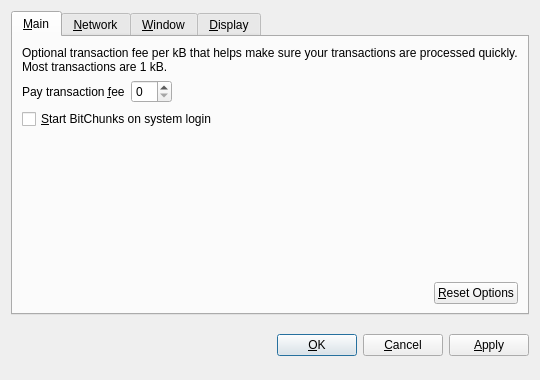
<?xml version="1.0" encoding="UTF-8"?>
<ui version="4.0">
 <class>OptionsDialog</class>
 <widget class="QDialog" name="OptionsDialog">
  <property name="geometry">
   <rect>
    <x>0</x>
    <y>0</y>
    <width>540</width>
    <height>380</height>
   </rect>
  </property>
  <property name="windowTitle">
   <string>Options</string>
  </property>
  <property name="modal">
   <bool>true</bool>
  </property>
  <layout class="QVBoxLayout" name="verticalLayout">
   <item>
    <widget class="QTabWidget" name="tabWidget">
     <property name="tabPosition">
      <enum>QTabWidget::North</enum>
     </property>
     <property name="currentIndex">
      <number>0</number>
     </property>
     <widget class="QWidget" name="tabMain">
      <attribute name="title">
       <string>&amp;Main</string>
      </attribute>
      <layout class="QVBoxLayout" name="verticalLayout_Main">
       <item>
        <widget class="QLabel" name="transactionFeeInfoLabel">
         <property name="text">
          <string>Optional transaction fee per kB that helps make sure your transactions are processed quickly. Most transactions are 1 kB.</string>
         </property>
         <property name="textFormat">
          <enum>Qt::PlainText</enum>
         </property>
         <property name="wordWrap">
          <bool>true</bool>
         </property>
        </widget>
       </item>
       <item>
        <layout class="QHBoxLayout" name="horizontalLayout_1_Main">
         <item>
          <widget class="QLabel" name="transactionFeeLabel">
           <property name="text">
            <string>Pay transaction &amp;fee</string>
           </property>
           <property name="textFormat">
            <enum>Qt::PlainText</enum>
           </property>
           <property name="buddy">
            <cstring>transactionFee</cstring>
           </property>
          </widget>
         </item>
         <item>
          <widget class="BitcoinAmountField" name="transactionFee"/>
         </item>
         <item>
          <spacer name="horizontalSpacer_1_Main">
           <property name="orientation">
            <enum>Qt::Horizontal</enum>
           </property>
           <property name="sizeHint" stdset="0">
            <size>
             <width>40</width>
             <height>20</height>
            </size>
           </property>
          </spacer>
         </item>
        </layout>
       </item>
       <item>
        <widget class="QCheckBox" name="bitcoinAtStartup">
         <property name="toolTip">
          <string>Automatically start BitChunks after logging in to the system.</string>
         </property>
         <property name="text">
          <string>&amp;Start BitChunks on system login</string>
         </property>
        </widget>
       </item>
       <item>
        <spacer name="verticalSpacer_Main">
         <property name="orientation">
          <enum>Qt::Vertical</enum>
         </property>
         <property name="sizeHint" stdset="0">
          <size>
           <width>20</width>
           <height>40</height>
          </size>
         </property>
        </spacer>
       </item>
       <item>
        <layout class="QHBoxLayout" name="horizontalLayout_2_Main">
         <item>
          <spacer name="horizontalSpacer_2_Main">
           <property name="orientation">
            <enum>Qt::Horizontal</enum>
           </property>
           <property name="sizeHint" stdset="0">
            <size>
             <width>40</width>
             <height>20</height>
            </size>
           </property>
          </spacer>
         </item>
         <item>
          <widget class="QPushButton" name="resetButton">
           <property name="toolTip">
            <string>Reset all client options to default.</string>
           </property>
           <property name="text">
            <string>&amp;Reset Options</string>
           </property>
           <property name="autoDefault">
            <bool>false</bool>
           </property>
          </widget>
         </item>
        </layout>
       </item>
      </layout>
     </widget>
     <widget class="QWidget" name="tabNetwork">
      <attribute name="title">
       <string>&amp;Network</string>
      </attribute>
      <layout class="QVBoxLayout" name="verticalLayout_Network">
       <item>
        <widget class="QCheckBox" name="mapPortUpnp">
         <property name="toolTip">
          <string>Automatically open the BitChunks client port on the router. This only works when your router supports UPnP and it is enabled.</string>
         </property>
         <property name="text">
          <string>Map port using &amp;UPnP</string>
         </property>
        </widget>
       </item>
       <item>
        <widget class="QCheckBox" name="connectSocks">
         <property name="toolTip">
          <string>Connect to the BitChunks network through a SOCKS proxy (e.g. when connecting through Tor).</string>
         </property>
         <property name="text">
          <string>&amp;Connect through SOCKS proxy:</string>
         </property>
        </widget>
       </item>
       <item>
        <layout class="QHBoxLayout" name="horizontalLayout_Network">
         <item>
          <widget class="QLabel" name="proxyIpLabel">
           <property name="text">
            <string>Proxy &amp;IP:</string>
           </property>
           <property name="textFormat">
            <enum>Qt::PlainText</enum>
           </property>
           <property name="buddy">
            <cstring>proxyIp</cstring>
           </property>
          </widget>
         </item>
         <item>
          <widget class="QValidatedLineEdit" name="proxyIp">
           <property name="maximumSize">
            <size>
             <width>140</width>
             <height>16777215</height>
            </size>
           </property>
           <property name="toolTip">
            <string>IP address of the proxy (e.g. 127.0.0.1)</string>
           </property>
          </widget>
         </item>
         <item>
          <widget class="QLabel" name="proxyPortLabel">
           <property name="text">
            <string>&amp;Port:</string>
           </property>
           <property name="textFormat">
            <enum>Qt::PlainText</enum>
           </property>
           <property name="buddy">
            <cstring>proxyPort</cstring>
           </property>
          </widget>
         </item>
         <item>
          <widget class="QLineEdit" name="proxyPort">
           <property name="maximumSize">
            <size>
             <width>55</width>
             <height>16777215</height>
            </size>
           </property>
           <property name="toolTip">
            <string>Port of the proxy (e.g. 9050)</string>
           </property>
          </widget>
         </item>
         <item>
          <widget class="QLabel" name="socksVersionLabel">
           <property name="text">
            <string>SOCKS &amp;Version:</string>
           </property>
           <property name="textFormat">
            <enum>Qt::PlainText</enum>
           </property>
           <property name="buddy">
            <cstring>socksVersion</cstring>
           </property>
          </widget>
         </item>
         <item>
          <widget class="QValueComboBox" name="socksVersion">
           <property name="toolTip">
            <string>SOCKS version of the proxy (e.g. 5)</string>
           </property>
          </widget>
         </item>
         <item>
          <spacer name="horizontalSpacer_Network">
           <property name="orientation">
            <enum>Qt::Horizontal</enum>
           </property>
           <property name="sizeHint" stdset="0">
            <size>
             <width>40</width>
             <height>20</height>
            </size>
           </property>
          </spacer>
         </item>
        </layout>
       </item>
       <item>
        <spacer name="verticalSpacer_Network">
         <property name="orientation">
          <enum>Qt::Vertical</enum>
         </property>
         <property name="sizeHint" stdset="0">
          <size>
           <width>20</width>
           <height>40</height>
          </size>
         </property>
        </spacer>
       </item>
      </layout>
     </widget>
     <widget class="QWidget" name="tabWindow">
      <attribute name="title">
       <string>&amp;Window</string>
      </attribute>
      <layout class="QVBoxLayout" name="verticalLayout_Window">
       <item>
        <widget class="QCheckBox" name="minimizeToTray">
         <property name="toolTip">
          <string>Show only a tray icon after minimizing the window.</string>
         </property>
         <property name="text">
          <string>&amp;Minimize to the tray instead of the taskbar</string>
         </property>
        </widget>
       </item>
       <item>
        <widget class="QCheckBox" name="minimizeOnClose">
         <property name="toolTip">
          <string>Minimize instead of exit the application when the window is closed. When this option is enabled, the application will be closed only after selecting Quit in the menu.</string>
         </property>
         <property name="text">
          <string>M&amp;inimize on close</string>
         </property>
        </widget>
       </item>
       <item>
        <spacer name="verticalSpacer_Window">
         <property name="orientation">
          <enum>Qt::Vertical</enum>
         </property>
         <property name="sizeHint" stdset="0">
          <size>
           <width>20</width>
           <height>40</height>
          </size>
         </property>
        </spacer>
       </item>
      </layout>
     </widget>
     <widget class="QWidget" name="tabDisplay">
      <attribute name="title">
       <string>&amp;Display</string>
      </attribute>
      <layout class="QVBoxLayout" name="verticalLayout_Display">
       <item>
        <layout class="QHBoxLayout" name="horizontalLayout_1_Display">
         <item>
          <widget class="QLabel" name="langLabel">
           <property name="text">
            <string>User Interface &amp;language:</string>
           </property>
           <property name="textFormat">
            <enum>Qt::PlainText</enum>
           </property>
           <property name="buddy">
            <cstring>lang</cstring>
           </property>
          </widget>
         </item>
         <item>
          <widget class="QValueComboBox" name="lang">
           <property name="toolTip">
            <string>The user interface language can be set here. This setting will take effect after restarting BitChunks.</string>
           </property>
          </widget>
         </item>
        </layout>
       </item>
       <item>
        <layout class="QHBoxLayout" name="horizontalLayout_2_Display">
         <item>
          <widget class="QLabel" name="unitLabel">
           <property name="text">
            <string>&amp;Unit to show amounts in:</string>
           </property>
           <property name="textFormat">
            <enum>Qt::PlainText</enum>
           </property>
           <property name="buddy">
            <cstring>unit</cstring>
           </property>
          </widget>
         </item>
         <item>
          <widget class="QValueComboBox" name="unit">
           <property name="toolTip">
            <string>Choose the default subdivision unit to show in the interface and when sending coins.</string>
           </property>
          </widget>
         </item>
        </layout>
       </item>
       <item>
        <widget class="QCheckBox" name="displayAddresses">
         <property name="toolTip">
          <string>Whether to show BitChunks addresses in the transaction list or not.</string>
         </property>
         <property name="text">
          <string>&amp;Display addresses in transaction list</string>
         </property>
        </widget>
       </item>
       <item>
        <spacer name="verticalSpacer_Display">
         <property name="orientation">
          <enum>Qt::Vertical</enum>
         </property>
         <property name="sizeHint" stdset="0">
          <size>
           <width>20</width>
           <height>40</height>
          </size>
         </property>
        </spacer>
       </item>
      </layout>
     </widget>
    </widget>
   </item>
   <item>
    <layout class="QHBoxLayout" name="horizontalLayout_Buttons">
     <item>
      <spacer name="horizontalSpacer_1">
       <property name="orientation">
        <enum>Qt::Horizontal</enum>
       </property>
       <property name="sizeHint" stdset="0">
        <size>
         <width>40</width>
         <height>48</height>
        </size>
       </property>
      </spacer>
     </item>
     <item>
      <widget class="QLabel" name="statusLabel">
       <property name="font">
        <font>
         <weight>75</weight>
         <bold>true</bold>
        </font>
       </property>
       <property name="text">
        <string/>
       </property>
       <property name="textFormat">
        <enum>Qt::PlainText</enum>
       </property>
       <property name="wordWrap">
        <bool>true</bool>
       </property>
      </widget>
     </item>
     <item>
      <spacer name="horizontalSpacer_2">
       <property name="orientation">
        <enum>Qt::Horizontal</enum>
       </property>
       <property name="sizeHint" stdset="0">
        <size>
         <width>40</width>
         <height>48</height>
        </size>
       </property>
      </spacer>
     </item>
     <item>
      <widget class="QPushButton" name="okButton">
       <property name="text">
        <string>&amp;OK</string>
       </property>
      </widget>
     </item>
     <item>
      <widget class="QPushButton" name="cancelButton">
       <property name="text">
        <string>&amp;Cancel</string>
       </property>
       <property name="autoDefault">
        <bool>false</bool>
       </property>
      </widget>
     </item>
     <item>
      <widget class="QPushButton" name="applyButton">
       <property name="text">
        <string>&amp;Apply</string>
       </property>
       <property name="autoDefault">
        <bool>false</bool>
       </property>
      </widget>
     </item>
    </layout>
   </item>
  </layout>
 </widget>
 <customwidgets>
  <customwidget>
   <class>BitcoinAmountField</class>
   <extends>QSpinBox</extends>
   <header>bitcoinamountfield.h</header>
  </customwidget>
  <customwidget>
   <class>QValueComboBox</class>
   <extends>QComboBox</extends>
   <header>qvaluecombobox.h</header>
  </customwidget>
  <customwidget>
   <class>QValidatedLineEdit</class>
   <extends>QLineEdit</extends>
   <header>qvalidatedlineedit.h</header>
  </customwidget>
 </customwidgets>
 <resources/>
 <connections/>
</ui>
